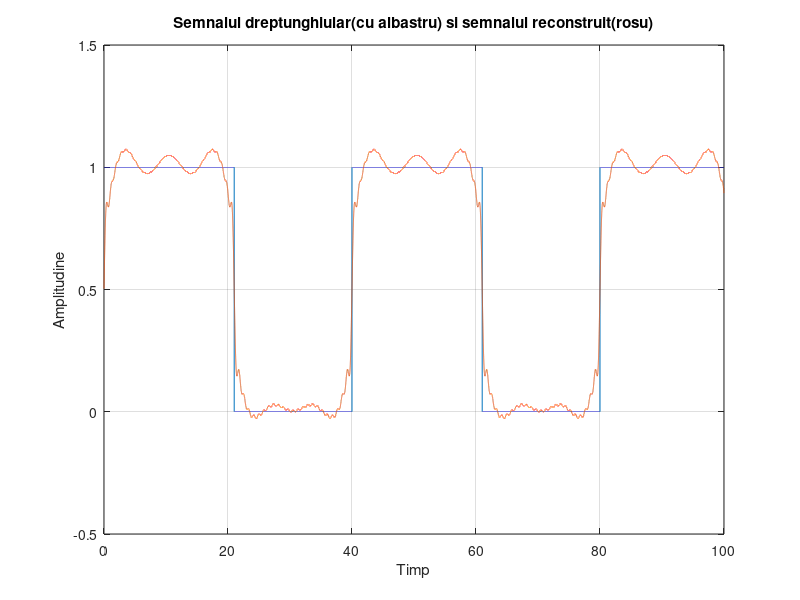
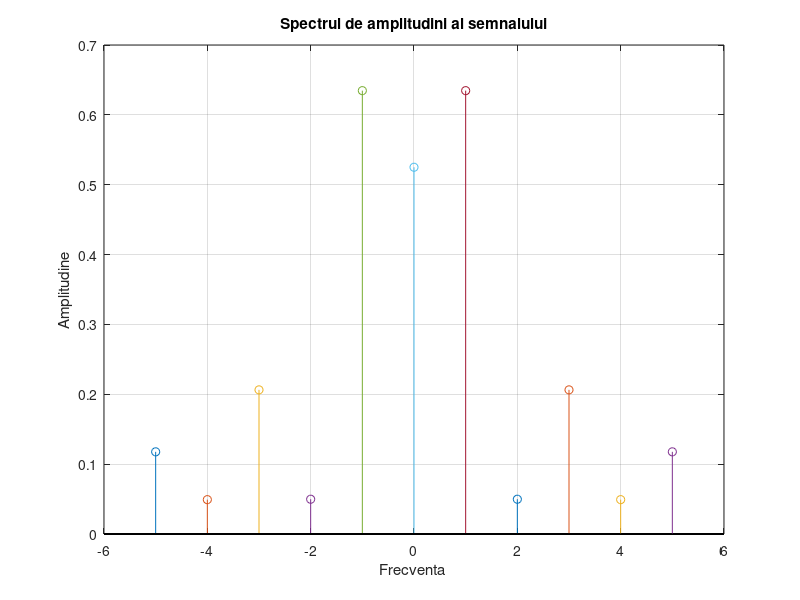

Here is the MATLAB script that generated these plots, in order:
i=0:0.001:100
D=21;
P=40;
w0=2*pi/P;
duty=21/40*100;%factorul de umplere al semnalului
figure(1)
xq=0.5*square(w0*i,duty)+0.5;%semnalul dreptunghiular initial

%Afisarea semnalului dreptunghiular
D=21;
P=40;
w0=2*pi/P;
duty=21/40*100;%factorul de umplere al semnalului
figure(1)
plot(i,xq),hold on
xlabel('Timp')
ylabel('Amplitudine')
title('Semnalul dreptunghiular(cu albastru) si semnalul reconstruit(rosu)')
axis([0 100 -0.5 1.5]),grid on  %trasare  semnal initial

%----------------------------------------------------------------


%Afisarea spectrului de amplitudine a semnalului dreptunghic initial


j=-5%k este primul coeficient/cel de la care se va incepe afisarea
M=5%ultimul coeficient

while(j<=M )
fun = @(t) (0.5*(square(w0*t,duty))+0.5);
a0=(1/P)*integral(fun,0,P);%componenta continua a semnalului
cosf= @(t) (0.5*(square(w0*t,duty)) +0.5) .* cos(j*w0*t);
sinf= @(t) (0.5*(square(w0*t,duty))+0.5) .* sin(j*w0*t);
c=(2/P)*integral(cosf,0,P);%partea reala a coeficientului complex de 
%ordin k
s=(2/P)*integral(sinf,0,P);%partea imaginara a coeficientului complex 
%de ordin k

amp=sqrt(c*c+s*s);%amp este amplitudinea armonicei de ordin k<--din 
%forma armonica a semnalului


if(j==0)
   amp=a0%amp va fi componenta continua a semnalului
end
 
disp(amp)%afiseaza valoarea amplitudinei armonicei de ordin k
figure(2)
stem(j,amp),hold on,grid on
xlabel('Frecventa ')
ylabel('Amplitudine')
title('Spectrul de amplitudini al semnalului')
coef=(c-(1j)*s)/2%coef reprezinta coeficientul complex de ordin k 
%al dezvoltarii



disp(coef)%afiseaza valoarea coeficientului complex
j=j+1

end

%----------------------------------------------------------------


%Afisarea semnalului reconstruit prin intermediul coefticientilor Fourier


N=50%N este numarul dorit de coeficienti din dezvoltare seriei Fourier
k=-5%k este primul coeficient/cel de la care se va incepe
xr=0
while(k<=N )
fun = @(t) (0.5*(square(w0*t,duty))+0.5);%am definit semnalul ca functie de
%t

a0=(1/P)*integral(fun,0,P);%componenta continua a semnalului

cosf= @(t) (0.5*(square(w0*t,duty)) +0.5) .* cos(k*w0*t);%am definit 
%functia in urma carei integrari vom obtine partea reala a coeficientului
%complex

sinf= @(t) (0.5*(square(w0*t,duty))+0.5) .* sin(k*w0*t);%la fel ca pentru 
%cosf dar pentru partea imaginara

c=(2/P)*integral(cosf,0,P);%partea reala a coeficientului complex de 
%ordin k

s=(2/P)*integral(sinf,0,P);%partea imaginara a coeficientului complex 
%de ordin k

coef=(c-(1j)*s)/2%coef reprezinta coeficientul complex de ordin k 
%al dezvoltarii

xr=xr+coef*exp((1j)*k*w0*i)%xr este componenta a semnalului reconstruit
%prin coeficientii Fourier

disp(coef)%afiseaza valoarea coeficientului complex
k=k+1

end

xf=((1/P)*a0 + xr)%semnalul reconstruit prin intermediul coeficientilor 
%Fourier
figure(1)
plot(i,xf),grid on


%--------------------------------------------------------------------
